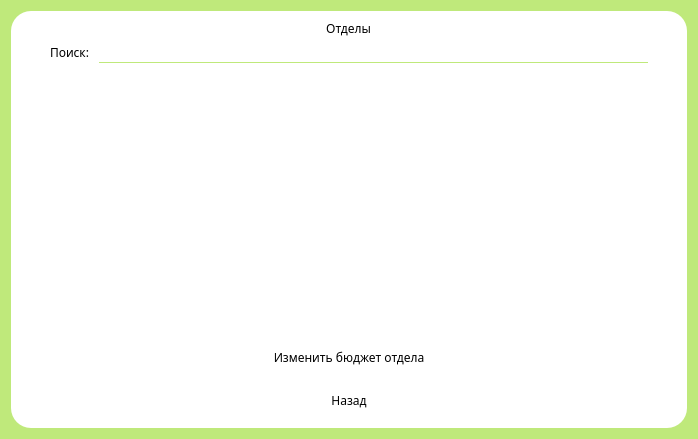
<?xml version="1.0" encoding="UTF-8"?>
<ui version="4.0">
 <class>Dialog</class>
 <widget class="QDialog" name="Dialog">
  <property name="geometry">
   <rect>
    <x>0</x>
    <y>0</y>
    <width>698</width>
    <height>439</height>
   </rect>
  </property>
  <property name="windowTitle">
   <string>Dialog</string>
  </property>
  <property name="styleSheet">
   <string notr="true">background-color: 	rgb(191, 233, 123);
font-family: Myanmar Text;</string>
  </property>
  <layout class="QVBoxLayout" name="verticalLayout_4">
   <item>
    <widget class="QFrame" name="frame">
     <property name="focusPolicy">
      <enum>Qt::FocusPolicy::NoFocus</enum>
     </property>
     <property name="styleSheet">
      <string notr="true">background-color: white;
border-radius: 20px;</string>
     </property>
     <property name="frameShape">
      <enum>QFrame::Shape::StyledPanel</enum>
     </property>
     <property name="frameShadow">
      <enum>QFrame::Shadow::Raised</enum>
     </property>
     <layout class="QVBoxLayout" name="verticalLayout">
      <item alignment="Qt::AlignmentFlag::AlignHCenter">
       <widget class="QLabel" name="WindowTitle">
        <property name="sizePolicy">
         <sizepolicy hsizetype="Fixed" vsizetype="Fixed">
          <horstretch>0</horstretch>
          <verstretch>0</verstretch>
         </sizepolicy>
        </property>
        <property name="styleSheet">
         <string notr="true"/>
        </property>
        <property name="text">
         <string>Отделы</string>
        </property>
        <property name="alignment">
         <set>Qt::AlignmentFlag::AlignCenter</set>
        </property>
       </widget>
      </item>
      <item>
       <layout class="QHBoxLayout" name="SearchDepartmentBlock">
        <item>
         <spacer name="horizontalSpacer">
          <property name="orientation">
           <enum>Qt::Orientation::Horizontal</enum>
          </property>
          <property name="sizeType">
           <enum>QSizePolicy::Policy::Fixed</enum>
          </property>
          <property name="sizeHint" stdset="0">
           <size>
            <width>30</width>
            <height>20</height>
           </size>
          </property>
         </spacer>
        </item>
        <item>
         <widget class="QLabel" name="SearchDepartmentLabel">
          <property name="sizePolicy">
           <sizepolicy hsizetype="Fixed" vsizetype="Fixed">
            <horstretch>0</horstretch>
            <verstretch>0</verstretch>
           </sizepolicy>
          </property>
          <property name="text">
           <string>Поиск: </string>
          </property>
         </widget>
        </item>
        <item>
         <widget class="QLineEdit" name="SearchDepartmentInput">
          <property name="sizePolicy">
           <sizepolicy hsizetype="Expanding" vsizetype="Fixed">
            <horstretch>0</horstretch>
            <verstretch>0</verstretch>
           </sizepolicy>
          </property>
          <property name="styleSheet">
           <string notr="true">border-bottom: 1px solid rgb(191, 233, 123);</string>
          </property>
         </widget>
        </item>
        <item>
         <spacer name="horizontalSpacer_2">
          <property name="orientation">
           <enum>Qt::Orientation::Horizontal</enum>
          </property>
          <property name="sizeType">
           <enum>QSizePolicy::Policy::Fixed</enum>
          </property>
          <property name="sizeHint" stdset="0">
           <size>
            <width>30</width>
            <height>20</height>
           </size>
          </property>
         </spacer>
        </item>
       </layout>
      </item>
      <item>
       <widget class="QTableView" name="DepartmentsTable">
        <property name="sizePolicy">
         <sizepolicy hsizetype="Expanding" vsizetype="Expanding">
          <horstretch>0</horstretch>
          <verstretch>0</verstretch>
         </sizepolicy>
        </property>
        <property name="verticalScrollMode">
         <enum>QAbstractItemView::ScrollMode::ScrollPerPixel</enum>
        </property>
        <property name="horizontalScrollMode">
         <enum>QAbstractItemView::ScrollMode::ScrollPerPixel</enum>
        </property>
       </widget>
      </item>
      <item>
       <widget class="QPushButton" name="ChangeDepartmentBudgetButton">
        <property name="styleSheet">
         <string notr="true">QPushButton {
border-radius: 10;
background-color: '#bfe97b';
padding: 10px;
}

QPushButton:hover {
background-color: #a7ca6b;
}</string>
        </property>
        <property name="text">
         <string>Изменить бюджет отдела</string>
        </property>
       </widget>
      </item>
      <item alignment="Qt::AlignmentFlag::AlignHCenter">
       <widget class="QPushButton" name="ReturnButton">
        <property name="sizePolicy">
         <sizepolicy hsizetype="Fixed" vsizetype="Fixed">
          <horstretch>0</horstretch>
          <verstretch>0</verstretch>
         </sizepolicy>
        </property>
        <property name="styleSheet">
         <string notr="true">QPushButton {
border-radius: 10;
background-color: '#bfe97b';
padding: 10px  50px;
}

QPushButton:hover {
background-color: #a7ca6b;
}</string>
        </property>
        <property name="text">
         <string>Назад</string>
        </property>
        <property name="autoDefault">
         <bool>true</bool>
        </property>
        <property name="default">
         <bool>false</bool>
        </property>
        <property name="flat">
         <bool>false</bool>
        </property>
       </widget>
      </item>
     </layout>
    </widget>
   </item>
  </layout>
 </widget>
 <resources/>
 <connections/>
</ui>
